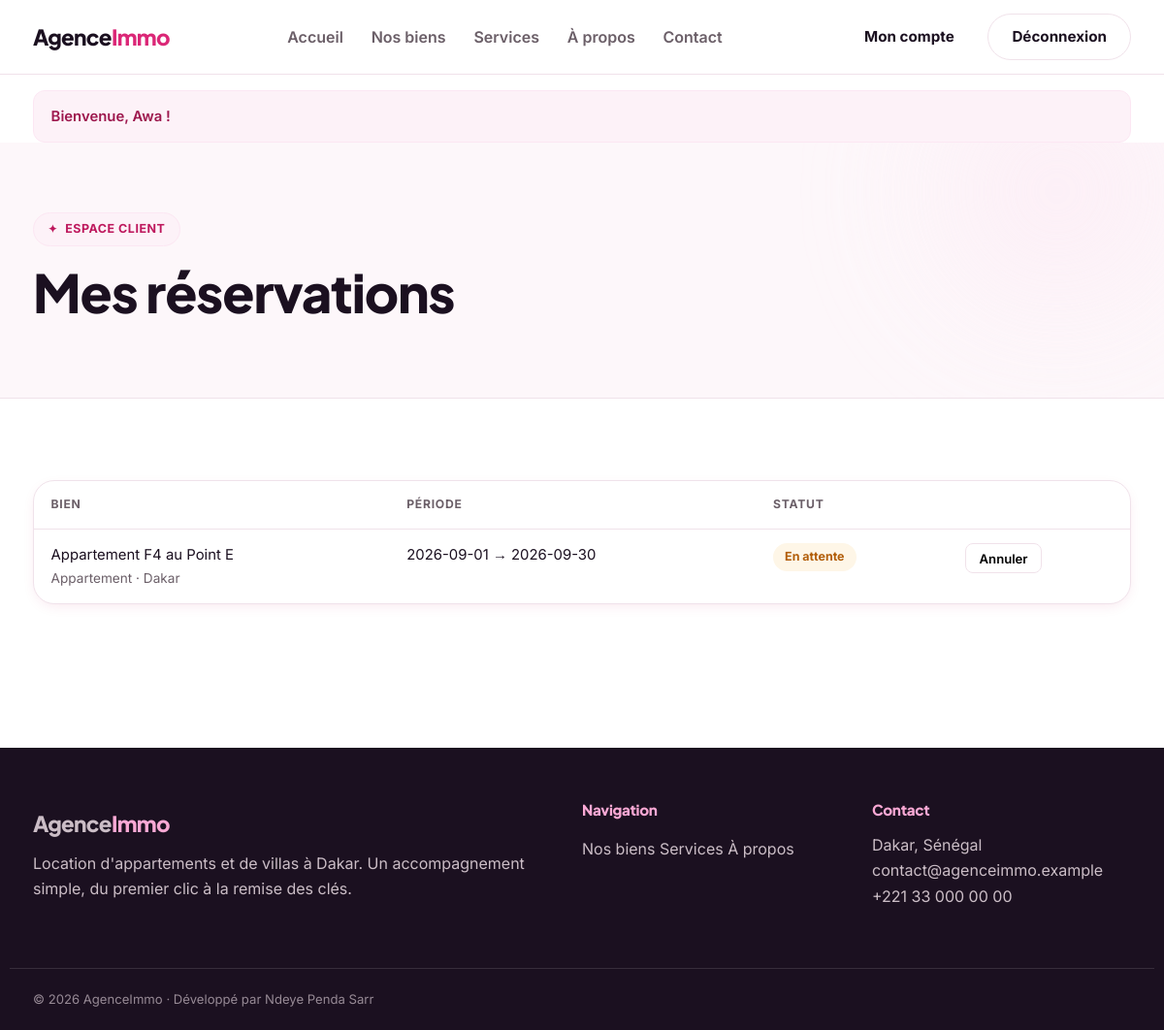
/mes-reservations (signed in), run on the app's committed database.
### tables this page shows
CREATE TABLE reservations (
    id             INT AUTO_INCREMENT PRIMARY KEY,
    bien_id        INT NOT NULL,
    utilisateur_id INT NOT NULL,
    date_debut     DATE NOT NULL,
    date_fin       DATE NOT NULL,
    statut         ENUM('en_attente','confirmee','annulee') NOT NULL DEFAULT 'en_attente',
    cree_le        TIMESTAMP NOT NULL DEFAULT CURRENT_TIMESTAMP,
    CONSTRAINT fk_res_bien FOREIGN KEY (bien_id)
        REFERENCES biens(id) ON DELETE CASCADE,
    CONSTRAINT fk_res_user FOREIGN KEY (utilisateur_id)
        REFERENCES utilisateurs(id) ON DELETE CASCADE,
    INDEX idx_res_statut (statut),
    INDEX idx_res_dates (bien_id, date_debut, date_fin)
);

CREATE TABLE biens (
    id          INT AUTO_INCREMENT PRIMARY KEY,
    type        ENUM('appartement','villa') NOT NULL,
    titre       VARCHAR(150) NOT NULL,
    description TEXT NOT NULL,
    prix        INT UNSIGNED NOT NULL,
    ville       VARCHAR(80)  NOT NULL DEFAULT 'Dakar',
    chambres    TINYINT UNSIGNED NOT NULL DEFAULT 1,
    surface     SMALLINT UNSIGNED NULL,
    statut      ENUM('disponible','loue') NOT NULL DEFAULT 'disponible',
    archive     TINYINT(1) NOT NULL DEFAULT 0,
    cree_le     TIMESTAMP NOT NULL DEFAULT CURRENT_TIMESTAMP,
    INDEX idx_type (type),
    INDEX idx_statut (statut),
    INDEX idx_archive (archive),
    INDEX idx_ville (ville)
);

### src/Core/Auth.php (called while the page is built, shortened)
<?php
final class Auth
{
    public static function check(): bool
    {
        return isset($_SESSION['user']);
    }
    public static function user(): ?array
    {
        return $_SESSION['user'] ?? null;
    }
    public static function id(): ?int
    {
        return $_SESSION['user']['id'] ?? null;
    }
}

### src/Core/Registry.php (called while the page is built, shortened)
<?php
final class Registry
{
    private static ?PDO $pdo = null;
    public static function boot(array $config, PDO $pdo): void
    {
        self::$pdo = $pdo;
    }
    public static function pdo(): PDO
    {
        return self::$pdo;
    }
}

### src/Repositories/ReservationRepository.php (called while the page is built, shortened)
<?php
final class ReservationRepository
{
    private PDO $db;
    public function __construct()
    {
        $this->db = Registry::pdo();
    }
    public function forUser(int $userId): array
    {
        $stmt = $this->db->prepare(
            "SELECT r.*, b.titre, b.type, b.ville, b.prix
             FROM reservations r
             JOIN biens b ON b.id = r.bien_id
             WHERE r.utilisateur_id = :u
             ORDER BY r.cree_le DESC"
        );
        $stmt->execute(['u' => $userId]);
        return $stmt->fetchAll();
    }
}

### src/Controllers/ReservationController.php (called while the page is built, shortened)
<?php
final class ReservationController extends Controller
{
    public function index(): string
    {
        $reservations = (new ReservationRepository())->forUser((int) Auth::id());
        return $this->view('compte.reservations', [
            'titre'        => 'Mes réservations',
            'reservations' => $reservations,
        ]);
    }
}

### public/index.php (called while the page is built, shortened)
<?php
$router = require __DIR__ . '/../src/Core/bootstrap.php';
$router->dispatch($_SERVER['REQUEST_METHOD'], $_SERVER['REQUEST_URI']);

### src/Core/Controller.php (called while the page is built, shortened)
<?php
abstract class Controller
{
    protected function view(string $template, array $data = [], ?string $layout = 'layout'): string
    {
        $data += ['titre' => 'Agence Immobilière'];
        return View::render($template, $data, $layout);
    }
}

### src/Core/View.php (called while the page is built, shortened)
<?php
final class View
{
    public static function render(string $template, array $data = [], ?string $layout = 'layout'): string
    {
        $contenu = self::renderPartial($template, $data);
        return self::renderPartial($layout, array_merge($data, ['contenu' => $contenu]));
    }
    public static function renderPartial(string $template, array $data = []): string
    {
        $file = self::VIEWS . str_replace('.', '/', $template) . '.php';
        extract($data, EXTR_SKIP);
        require $file;
        return (string) ob_get_clean();
    }
}

### src/Core/Flash.php (called while the page is built, shortened)
<?php
final class Flash
{
    public static function pull(): array
    {
        $flash = $_SESSION['_flash'] ?? [];
        return $flash;
    }
}

### src/Core/helpers.php (called while the page is built, shortened)
<?php
function e(mixed $value): string
{
    return htmlspecialchars((string) $value, ENT_QUOTES | ENT_SUBSTITUTE, 'UTF-8');
}
function url(string $path = ''): string
{
    return '/' . ltrim($path, '/');
}
function statut_label(string $statut): string
{
    return match ($statut) {
        'en_attente' => 'En attente',
        'confirmee'  => 'Confirmée',
        'annulee'    => 'Annulée',
        'disponible' => 'Disponible',
        'loue'       => 'Loué',
        default      => ucfirst($statut),
    };
}

### views/compte/reservations.php (the view, shortened to what this page needs)
<section class="page-head"><div class="container">
    <p class="eyebrow">Espace client</p><h1>Mes réservations</h1>
</div></section>
<section class="section"><div class="container">
    <?php if (empty($reservations)): ?>
        <div class="empty reveal"><p>Vous n'avez aucune réservation.</p>
            <a class="btn btn-primary" href="<?= e(url('biens')) ?>">Voir les biens</a></div>
    <?php else: ?>
        <div class="table-wrap reveal"><table class="table">
            <thead><tr><th>Bien</th><th>Période</th><th>Statut</th><th></th></tr></thead>
            <tbody>
            <?php foreach ($reservations as $r): ?>
                <tr>
                    <td><a href="<?= e(url('biens/' . $r['bien_id'])) ?>"><?= e($r['titre']) ?></a>
                        <div class="muted small"><?= e(ucfirst($r['type'])) ?> · <?= e($r['ville']) ?></div></td>
                    <td><?= e($r['date_debut']) ?> → <?= e($r['date_fin']) ?></td>
                    <td><span class="pill pill-<?= e($r['statut']) ?>"><?= e(statut_label($r['statut'])) ?></span></td>
                    <td>
                        <?php if ($r['statut'] !== 'annulee'): ?>
                            <form method="post" action="<?= e(url('reservations/' . $r['id'] . '/annuler')) ?>"
                                  onsubmit="return confirm('Annuler cette réservation ?');">
                                <button class="btn-mini" type="submit">Annuler</button>
                            </form>
                        <?php endif; ?>
                    </td>
                </tr>
            <?php endforeach; ?>
            </tbody>
        </table></div>
    <?php endif; ?>
</div></section>

### src/Core/Router.php (shortened to what this page needs)
<?php
final class Router
{
    private array $routes = [];
    private function add(string $method, string $pattern, array $handler): void
    {
        $params = [];
        $regex = preg_replace_callback('#\{(\w+)\}#', function ($m) use (&$params) {
            $params[] = $m[1];
            return '([^/]+)';
        }, $pattern);
        $this->routes[] = [
            'method'  => $method,
            'regex'   => '#^' . rtrim($regex, '/') . '/?$#',
            'params'  => $params,
            'handler' => $handler,
        ];
    }
    public function dispatch(string $method, string $uri): void
    {
        $path = '/' . trim(parse_url($uri, PHP_URL_PATH) ?? '/', '/');
        foreach ($this->routes as $route) {
            if ($route['method'] !== $method) {
                continue;
            }
            if (preg_match($route['regex'], $path, $matches)) {
                array_shift($matches);
                $args = array_combine($route['params'], $matches) ?: [];
                [$class, $action] = $route['handler'];
                $controller = new $class();
                echo $controller->$action($args);
                return;
            }
        }
    }
}

### public/assets/css/app.css (style rules this page uses)
:root { --rose: #e11d74; --rose-500: #ec4899; --rose-600: #db2777; --rose-700: #be185d; --rose-800: #9d174d; --rose-400: #f472b6; --rose-300: #f9a8d4; --rose-100: #fce7f3; --rose-bg: #fdf2f8; --ink: #1b1020; --slate: #6b5f68; --bg: #ffffff; --bg-soft: #fdf7fa; --border: #f0e2ea; --danger: #e11d48; --gold: var(--rose-600); --radius: 22px; --radius-sm: 14px; --shadow-sm: 0 4px 16px -6px rgba(190, 24, 93, .16); --shadow: 0 26px 54px -24px rgba(190, 24, 93, .34); --shadow-glow: 0 30px 60px -22px rgba(219, 39, 119, .5); --container: 1180px; --ease: cubic-bezier(.2, .7, .2, 1); --spring: cubic-bezier(.34, 1.56, .64, 1); }
* { box-sizing: border-box; }
html { scroll-behavior: smooth; }
body { margin: 0; font-family: "Inter", system-ui, sans-serif; color: var(--ink); background: var(--bg); line-height: 1.65; -webkit-font-smoothing: antialiased; overflow-x: hidden; }
h1, h2, h3, h4 { font-family: "Plus Jakarta Sans", "Inter", sans-serif; font-weight: 800; line-height: 1.08; letter-spacing: -.02em; margin: 0 0 .5rem; }
a { color: inherit; text-decoration: none; }
.container { width: 100%; max-width: var(--container); margin-inline: auto; padding-inline: 1.5rem; }
.section { padding-block: clamp(3rem, 7vw, 6rem); }
.muted { color: var(--slate); }
.small { font-size: .85rem; }
.eyebrow { display: inline-flex; align-items: center; gap: .5rem; background: var(--rose-bg); color: var(--rose-700); padding: .4rem .9rem; border-radius: 999px; font-size: .78rem; font-weight: 700; letter-spacing: .04em; text-transform: uppercase; border: 1px solid var(--rose-100); margin: 0 0 1.1rem; }
.eyebrow::before { content: "\2726"; font-size: .9em; }
:where(a, button, input, select, textarea):focus-visible { outline: 2px solid var(--rose-400); outline-offset: 2px; border-radius: 6px; }
.btn-mini { display: inline-block; padding: .4rem .85rem; border-radius: 8px; border: 1px solid var(--border); background: #fff; font-size: .82rem; font-weight: 600; cursor: pointer; font-family: inherit; transition: .2s; }
.page-head { position: relative; background: var(--bg-soft); padding-block: clamp(2.8rem, 6vw, 4.5rem); border-bottom: 1px solid var(--border); overflow: hidden; }
.page-head::after { content: ""; position: absolute; width: 360px; height: 360px; border-radius: 50%; background: radial-gradient(circle, var(--rose-100), transparent 70%); filter: blur(62px); opacity: .7; top: -130px; right: -70px; animation: float1 15s ease-in-out infinite; }
.page-head .container { position: relative; z-index: 1; }
.page-head h1 { font-size: clamp(2.2rem, 5vw, 3.4rem); }
.table-wrap { overflow-x: auto; border: 1px solid var(--border); border-radius: var(--radius); background: #fff; box-shadow: var(--shadow-sm); }
.table { width: 100%; border-collapse: collapse; font-size: .93rem; }
.table th, .table td { padding: .9rem 1.1rem; text-align: left; vertical-align: top; }
.table thead th { color: var(--slate); font-weight: 700; font-size: .76rem; text-transform: uppercase; letter-spacing: .06em; border-bottom: 1px solid var(--border); }
.table tbody tr { border-top: 1px solid var(--border); transition: background .15s; }
.table tbody tr:first-child { border-top: 0; }
.pill { display: inline-block; padding: .25rem .75rem; border-radius: 999px; font-size: .78rem; font-weight: 700; }
.pill-en_attente { background: #fef6e7; color: #b25e09; }
.js-anim .reveal { opacity: 0; transform: translateY(48px); transition: opacity .8s var(--ease), transform .8s var(--ease); will-change: opacity, transform; }
.js-anim .reveal.is-visible { opacity: 1; transform: none; }

### data on the page
reservations: bien.titre "Appartement F4 au Point E", bien.type "Appartement", bien.ville "Dakar", date_debut "2026-09-01", date_fin "2026-09-30", statut "En attente"

### other printed values
$m "Bienvenue, Awa !"
